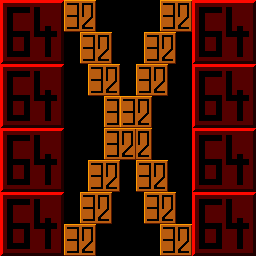

The image is a tile-based game level rendered from a .tmx file. Its description and complete source (layers, tilesets, objects, tile grids) follow:
An orthogonal 32x32 tile map with 8x8 px tiles, 1 tile layer (tiles).

<map version="1.4" tiledversion="1.4.3" orientation="orthogonal" renderorder="right-down" width="32" height="32" tilewidth="8" tileheight="8" infinite="0" nextlayerid="4" nextobjectid="7">
 <editorsettings>
  <export target="../../../resources/levels/zones/dev/00.json" format="ld48-export" />
 </editorsettings>
 <tileset firstgid="1" source="../../tsx/dev.tsx" />
 <layer id="1" name="tiles" width="32" height="32">
  <properties>
   <property name="z" type="float" value="1" />
  </properties>
  <data encoding="csv">
11,12,13,14,15,16,17,18,79,80,81,82,0,0,0,0,0,0,0,0,79,80,81,82,11,12,13,14,15,16,17,18,
29,30,31,32,33,34,35,36,97,98,99,100,0,0,0,0,0,0,0,0,97,98,99,100,29,30,31,32,33,34,35,36,
47,48,49,50,51,52,53,54,115,116,117,118,0,0,0,0,0,0,0,0,115,116,117,118,47,48,49,50,51,52,53,54,
65,66,67,68,69,70,71,72,133,134,135,136,0,0,0,0,0,0,0,0,133,134,135,136,65,66,67,68,69,70,71,72,
83,84,85,86,87,88,89,90,0,0,79,80,81,82,0,0,0,0,79,80,81,82,0,0,83,84,85,86,87,88,89,90,
101,102,103,104,105,106,107,108,0,0,97,98,99,100,0,0,0,0,97,98,99,100,0,0,101,102,103,104,105,106,107,108,
119,120,121,122,123,124,125,126,0,0,115,116,117,118,0,0,0,0,115,116,117,118,0,0,119,120,121,122,123,124,125,126,
137,138,139,140,141,142,143,144,0,0,133,134,135,136,0,0,0,0,133,134,135,136,0,0,137,138,139,140,141,142,143,144,
11,12,13,14,15,16,17,18,0,0,0,79,80,81,82,0,0,79,80,81,82,0,0,0,11,12,13,14,15,16,17,18,
29,30,31,32,33,34,35,36,0,0,0,97,98,99,100,0,0,97,98,99,100,0,0,0,29,30,31,32,33,34,35,36,
47,48,49,50,51,52,53,54,0,0,0,115,116,117,118,0,0,115,116,117,118,0,0,0,47,48,49,50,51,52,53,54,
65,66,67,68,69,70,71,72,0,0,0,133,134,135,136,0,0,133,134,135,136,0,0,0,65,66,67,68,69,70,71,72,
83,84,85,86,87,88,89,90,0,0,0,0,0,79,80,79,80,81,82,0,0,0,0,0,83,84,85,86,87,88,89,90,
101,102,103,104,105,106,107,108,0,0,0,0,0,97,98,97,98,99,100,0,0,0,0,0,101,102,103,104,105,106,107,108,
119,120,121,122,123,124,125,126,0,0,0,0,0,115,116,115,116,117,118,0,0,0,0,0,119,120,121,122,123,124,125,126,
137,138,139,140,141,142,143,144,0,0,0,0,0,133,134,133,134,135,136,0,0,0,0,0,137,138,139,140,141,142,143,144,
11,12,13,14,15,16,17,18,0,0,0,0,0,79,80,81,82,81,82,0,0,0,0,0,11,12,13,14,15,16,17,18,
29,30,31,32,33,34,35,36,0,0,0,0,0,97,98,99,100,99,100,0,0,0,0,0,29,30,31,32,33,34,35,36,
47,48,49,50,51,52,53,54,0,0,0,0,0,115,116,117,118,117,118,0,0,0,0,0,47,48,49,50,51,52,53,54,
65,66,67,68,69,70,71,72,0,0,0,0,0,133,134,135,136,135,136,0,0,0,0,0,65,66,67,68,69,70,71,72,
83,84,85,86,87,88,89,90,0,0,0,79,80,81,82,0,0,79,80,81,82,0,0,0,83,84,85,86,87,88,89,90,
101,102,103,104,105,106,107,108,0,0,0,97,98,99,100,0,0,97,98,99,100,0,0,0,101,102,103,104,105,106,107,108,
119,120,121,122,123,124,125,126,0,0,0,115,116,117,118,0,0,115,116,117,118,0,0,0,119,120,121,122,123,124,125,126,
137,138,139,140,141,142,143,144,0,0,0,133,134,135,136,0,0,133,134,135,136,0,0,0,137,138,139,140,141,142,143,144,
11,12,13,14,15,16,17,18,0,0,79,80,81,82,0,0,0,0,79,80,81,82,0,0,11,12,13,14,15,16,17,18,
29,30,31,32,33,34,35,36,0,0,97,98,99,100,0,0,0,0,97,98,99,100,0,0,29,30,31,32,33,34,35,36,
47,48,49,50,51,52,53,54,0,0,115,116,117,118,0,0,0,0,115,116,117,118,0,0,47,48,49,50,51,52,53,54,
65,66,67,68,69,70,71,72,0,0,133,134,135,136,0,0,0,0,133,134,135,136,0,0,65,66,67,68,69,70,71,72,
83,84,85,86,87,88,89,90,79,80,81,82,0,0,0,0,0,0,0,0,79,80,81,82,83,84,85,86,87,88,89,90,
101,102,103,104,105,106,107,108,97,98,99,100,0,0,0,0,0,0,0,0,97,98,99,100,101,102,103,104,105,106,107,108,
119,120,121,122,123,124,125,126,115,116,117,118,0,0,0,0,0,0,0,0,115,116,117,118,119,120,121,122,123,124,125,126,
137,138,139,140,141,142,143,144,133,134,135,136,0,0,0,0,0,0,0,0,133,134,135,136,137,138,139,140,141,142,143,144
</data>
 </layer>
 <objectgroup id="2" name="solid" />
 <objectgroup id="3" name="player">
  <properties>
   <property name="z" type="float" value="2" />
  </properties>
 </objectgroup>
</map>
